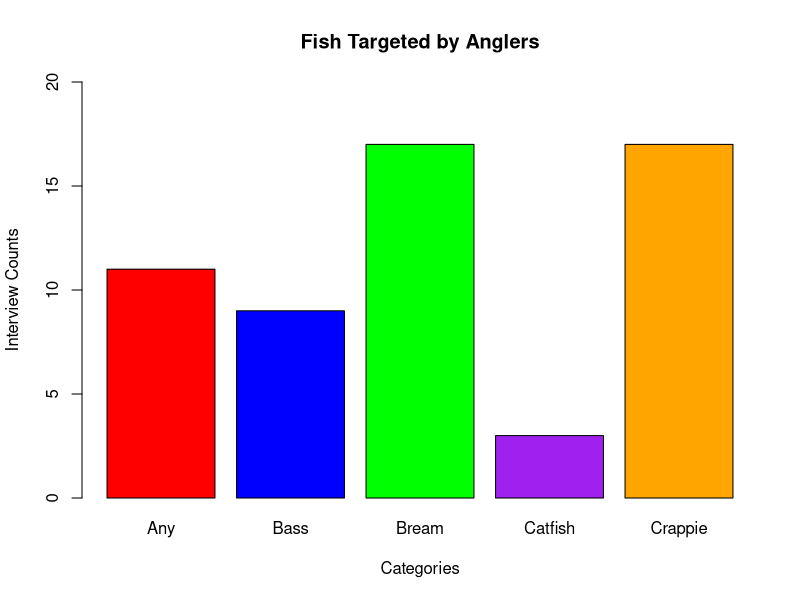
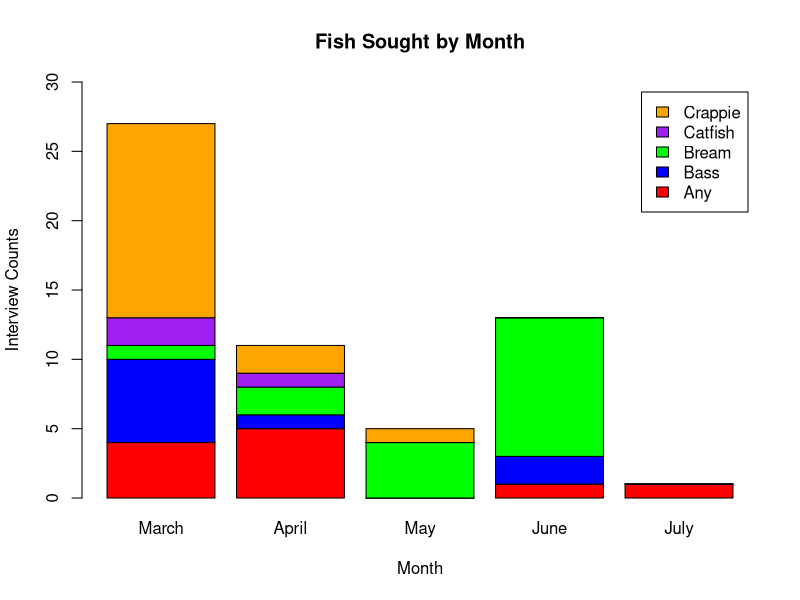
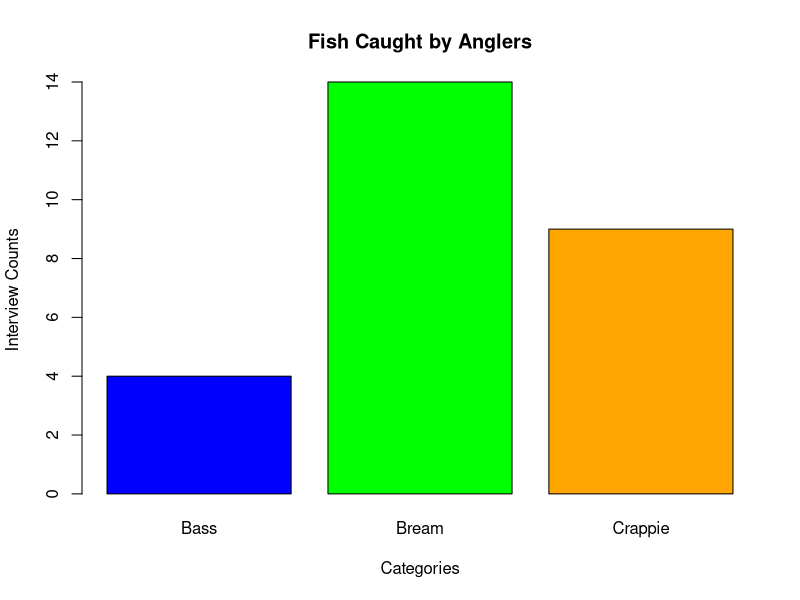
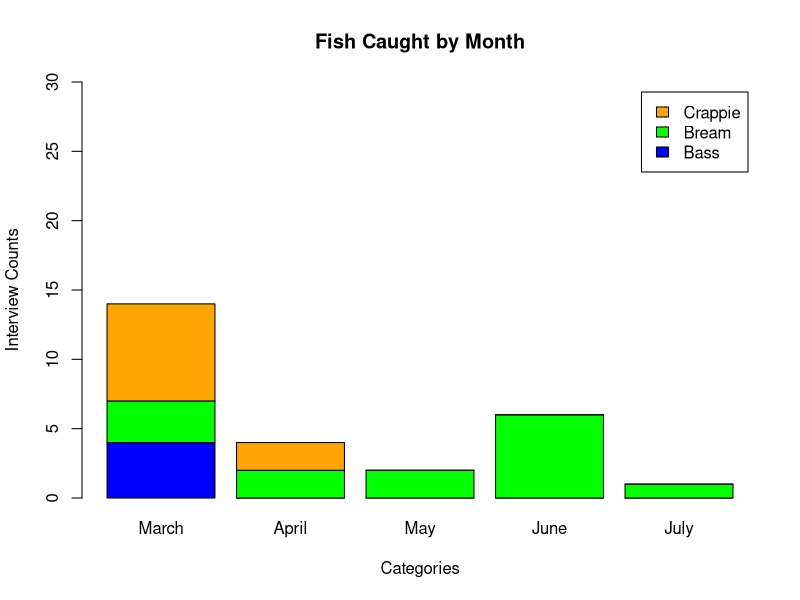
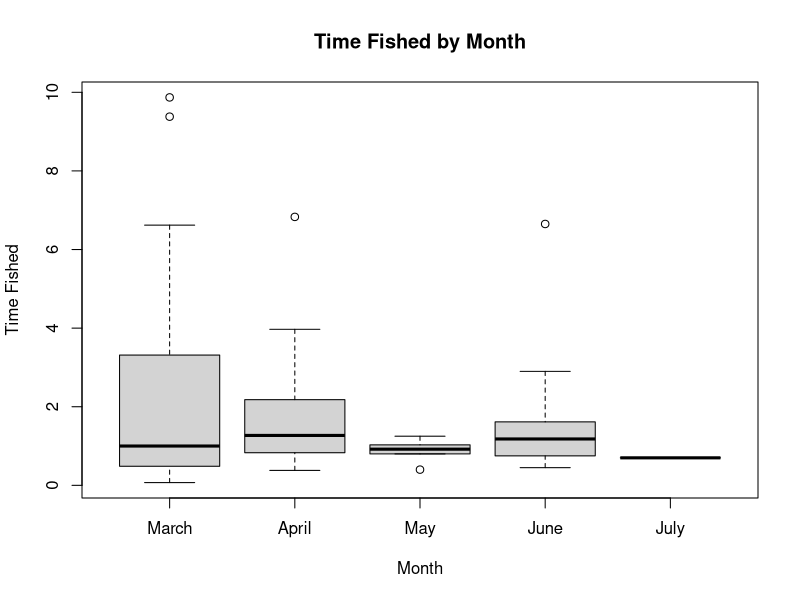
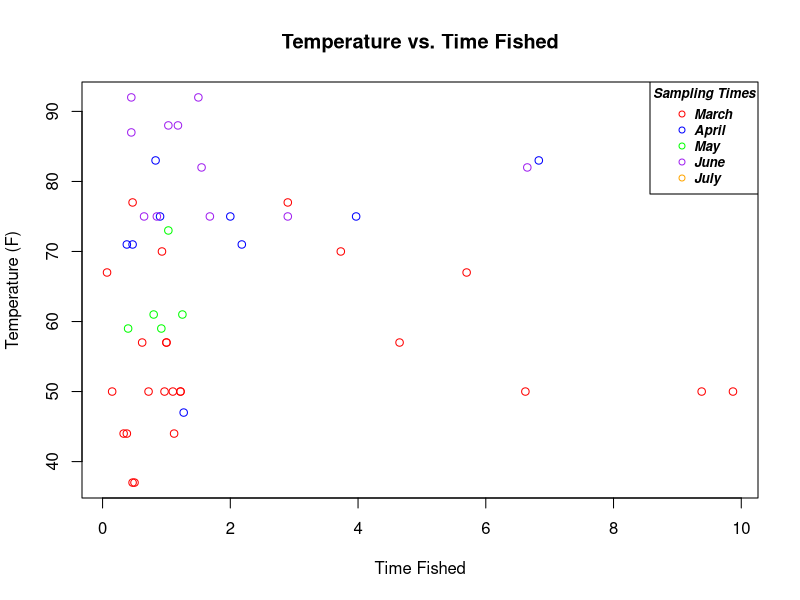
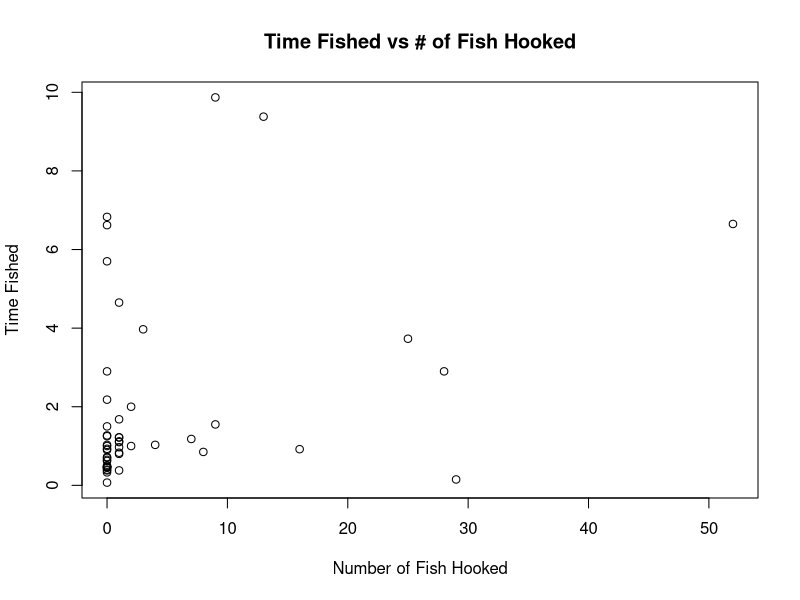
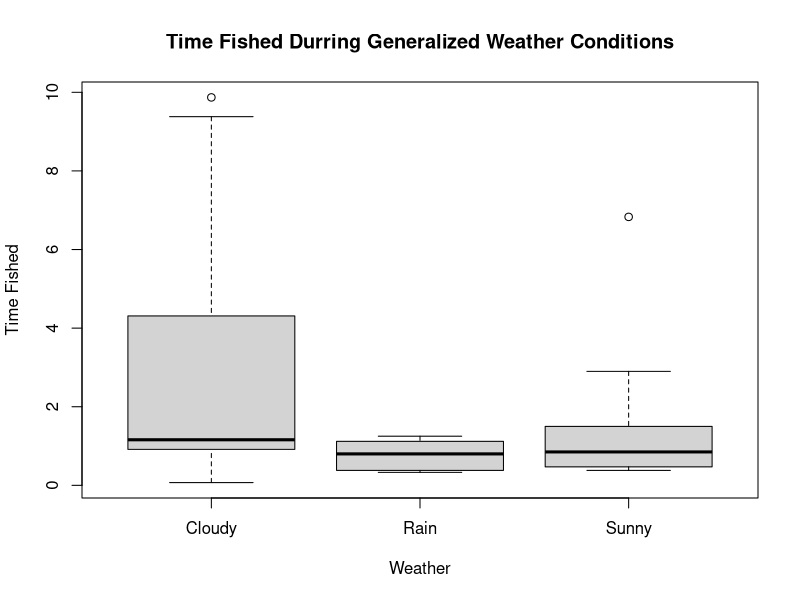

Source code (R) for these figures, in order:
## ---- chunk 1
dat<-read.csv("_dat/CompleteCreel.csv")
dat2<-read.csv("_dat/CompleteInst.csv")
dat3<-read.csv("_dat/CompleteVehicle.csv")
dat4<-read.csv("_dat/Spp.csv")
dat5<-read.csv("_dat/FishingVehicle.csv")
## ---- chunk 2
#March
sumMarch<-sum(subset(dat$X..Kept, subset = dat$Month=="March")+subset(dat$X..Released, subset = dat$Month=="March"))
EF<-sum(subset(dat$DecimalTime, subset = dat$Month=="March"))
meangrp<-mean(na.omit(subset(dat$Num..in.Party, subset = dat$Month=="March")))
AH<-meangrp*EF
MarchAH<-(AH/7)*31
CPUE<- sumMarch/AH
HarvestMarch<-MarchAH*CPUE

#April
sumApril<-sum(subset(dat$X..Kept, subset = dat$Month=="April")+subset(dat$X..Released, subset = dat$Month=="April"))
EF<-sum(subset(dat$DecimalTime, subset = dat$Month=="April"))
meangrp<-mean(na.omit(subset(dat$Num..in.Party, subset = dat$Month=="April")))
AH<-meangrp*EF
AprilAH<-(EF/7)*30
CPUE<- sumApril/AH
HarvestApril<-AprilAH*CPUE

#May
sumMay<-sum(subset(dat$X..Kept, subset = dat$Month=="May")+subset(dat$X..Released, subset = dat$Month=="May"))
EF<-sum(subset(dat$DecimalTime, subset = dat$Month=="May"))
meangrp<-mean(na.omit(subset(dat$Num..in.Party, subset = dat$Month=="May")))
AH<-meangrp*EF
MayAH<-(EF/7)*31
CPUE<- sumMay/AH
HarvestMay<-MayAH*CPUE

#June
sumJune<-sum(subset(dat$X..Kept, subset = dat$Month=="June")+subset(dat$X..Released, subset = dat$Month=="June"))
EF<-sum(subset(dat$DecimalTime, subset = dat$Month=="June"))
meangrp<-mean(na.omit(subset(dat$Num..in.Party, subset = dat$Month=="June")))
AH<-meangrp*EF
JuneAH<-(EF/7)*30
CPUE<- sumJune/AH
HarvestJune<-JuneAH*CPUE

#June ETPH (Something Bad Happened Here)
#w<-na.omit(dat5$CreelWait)
#xij<-na.omit(dat5$DecimalTime)
#ETPH<- 6.5*sum(1/w)*sum(xij)
#JuneETPH<- (ETPH/7)*31
#meangrp<-mean(na.omit(dat5$Group.Size))
#AH<- ETPH*meangrp
#JuneAH<-JuneETPH*meangrp
#sumJune<-sum(subset(dat$X..Kept, subset = dat$Month=="June")+subset(dat$X..Released, subset = dat$Month=="June"))
#HarvestJUNE<-AH*CPUE
## ---- chunk 3
counts2 <- table(dat4$Spp..Sought)
barplot(na.omit(counts2), main="Fish Targeted by Anglers", xlab="Categories",ylab="Interview Counts", col=c("red", "blue", "green", "purple", "orange", "black", "yellow"),  ylim=c(0,20))
## ---- chunk 4
dat4$Month<-factor(dat4$Month, levels=c("March", "April", "May", "June", "July"))
counts1 <- table(dat4$Spp..Sought, dat4$Month)
barplot(counts1, main="Fish Sought by Month",
   xlab="Month", ylab="Interview Counts" , col=c("red", "blue", "green", "purple", "orange", "black", "yellow", "gray"),ylim=c(0,30),
  legend = rownames(counts1))
## ---- chunk 5
counts3 <- table(dat4$Spp..Caught)
barplot(na.omit(counts3), main="Fish Caught by Anglers", 
   xlab="Categories", ylab="Interview Counts", col=c("blue", "green", "orange"))
## ---- chunk 6
dat4$Month<-factor(dat4$Month, levels=c("March", "April", "May", "June", "July"))
counts2 <- table(dat4$Spp..Caught, dat4$Month)
barplot(counts2, main="Fish Caught by Month",
   xlab="Categories", ylab="Interview Counts",col=c("blue", "green", "orange"),ylim=c(0,30),
  legend = rownames(counts2))
## ---- chunk 7
dat$Month<-factor(dat$Month, levels=c("March", "April", "May", "June", "July"))
boxplot(DecimalTime~Month, data=dat,  main="Time Fished by Month",xlab="Month", ylab="Time Fished")
## ---- chunk 8
plot(Air.Temperature~DecimalTime,data=dat, main="Temperature vs. Time Fished",
     ylab="Temperature (F)",
     xlab="Time Fished", type="n")
points(Air.Temperature~DecimalTime,data=dat,
       subset=Month=="March",
       col="red")
points(Air.Temperature~DecimalTime,data=dat,
       subset=Month=="April",
       col="blue")
points(Air.Temperature~DecimalTime,data=dat,
       subset=Month=="May",
       col="green")
points(Air.Temperature~DecimalTime,data=dat,
       subset=Month=="June",
       col="purple")
points(Air.Temperature~Hours.Fished,data=dat,
       subset=Month=="July",
       col="orange")
legend("topright",title="Sampling Times", legend=c("March", "April", "May", "June", "July"), col=c("red", "blue", "green", "purple", "orange") , pch=1, cex=0.8, text.font=4)
## ---- chunk 9
sum<-dat$X..Kept+dat$X..Released
plot(DecimalTime~sum, data=dat, main="Time Fished vs # of Fish Hooked",xlab="Number of Fish Hooked", ylab="Time Fished")
## ---- chunk 10
boxplot(DecimalTime~Weather, data=dat, main="Time Fished Durring Generalized Weather Conditions",xlab="Weather", ylab="Time Fished")
## ---- chunk 11
counts4 <- table(dat2$Weather, dat2$Number.of.individuals)
boxplot(dat2$Number.of.individuals~dat2$Weather, main="Angler Turnout Durring Generalized Weather Conditions", 
   xlab="Weather", ylab="Number of Groups Fishing")
## ---- chunk 12
boxplot(X..Kept~Weather, data=dat, main="Fish Caught Durring Generalized Weather Conditions", xlab="Weather", ylab="Catch")
## ---- chunk 13
counts5 <- table(dat$County.State)
barplot(na.omit(counts5), main="Angler Origin", xlab="Categories",ylab="Interview Counts",col = c("red", "blue", "green", "purple", "orange", "gray", "lightgreen"),ylim=c(0,30))
## ---- chunk 14
par(mar=c(6, 4.1, 4.1, 2.1))
labs <- paste(c("Bank Fishing","Bird Watching","Boat Fishing", "Kayaking","Other","Photography", "Walking"))
boxplot(dat3$DecimalTime~dat3$Description.of.Activity, main="Parking Time by Activity",ylab="Interview Counts", col = c("red", "blue", "green", "purple", "orange", "gray", "lightgreen"), xaxt="n", xlab="")
axis(1, labels = FALSE)
text(x =  seq_along(labs), y = par("usr")[3]-.2, srt = 45, adj = 1,
     labels = labs, xpd = TRUE)
## ---- chunk 15
mytable <- table(dat3$Description.of.Activity)
lbls <- paste(names(mytable))
pie(mytable, labels = lbls, 
   main="Refuge Visitors", col = c("red", "blue", "green", "purple", "orange", "gray", "lightgreen"))
